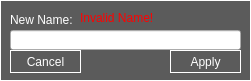
   <widget class="QFrame" name="renameBox">
    <property name="geometry">
     <rect>
      <x>450</x>
      <y>660</y>
      <width>251</width>
      <height>81</height>
     </rect>
    </property>
    <property name="styleSheet">
     <string notr="true">QFrame{
background-color:rgb(91, 91, 91);
border-style:outset;
border-color:white;
border-width:1px;
}
</string>
    </property>
    <property name="frameShape">
     <enum>QFrame::StyledPanel</enum>
    </property>
    <property name="frameShadow">
     <enum>QFrame::Raised</enum>
    </property>
    <widget class="QLineEdit" name="newName">
     <property name="geometry">
      <rect>
       <x>10</x>
       <y>30</y>
       <width>231</width>
       <height>20</height>
      </rect>
     </property>
     <property name="text">
      <string/>
     </property>
     <property name="maxLength">
      <number>50</number>
     </property>
    </widget>
    <widget class="QLabel" name="newName_Label">
     <property name="geometry">
      <rect>
       <x>10</x>
       <y>10</y>
       <width>111</width>
       <height>20</height>
      </rect>
     </property>
     <property name="styleSheet">
      <string notr="true">color:white;
border:none;</string>
     </property>
     <property name="text">
      <string>New Name:</string>
     </property>
    </widget>
    <widget class="QPushButton" name="applyButton_rename">
     <property name="geometry">
      <rect>
       <x>170</x>
       <y>50</y>
       <width>71</width>
       <height>23</height>
      </rect>
     </property>
     <property name="styleSheet">
      <string notr="true">QPushButton{
background-color:transparent;
color:white;
border-style:outset;
border-color:white;
border-width:1px;
text-align:center;
}
QPushButton:hover:!pressed
{
  background-color: rgb(125, 125, 125);
}</string>
     </property>
     <property name="text">
      <string>Apply</string>
     </property>
    </widget>
    <widget class="QPushButton" name="cancelButton_rename">
     <property name="geometry">
      <rect>
       <x>10</x>
       <y>50</y>
       <width>71</width>
       <height>23</height>
      </rect>
     </property>
     <property name="styleSheet">
      <string notr="true">QPushButton{
background-color:transparent;
color:white;
border-style:outset;
border-color:white;
border-width:1px;
text-align:center;
}
QPushButton:hover:!pressed
{
  background-color: rgb(125, 125, 125);
}</string>
     </property>
     <property name="text">
      <string>Cancel</string>
     </property>
    </widget>
    <widget class="QLabel" name="warningLabel_rename">
     <property name="geometry">
      <rect>
       <x>80</x>
       <y>10</y>
       <width>161</width>
       <height>16</height>
      </rect>
     </property>
     <property name="styleSheet">
      <string notr="true">border:none;
color:red;</string>
     </property>
     <property name="text">
      <string>Invalid Name!</string>
     </property>
    </widget>
   </widget>
